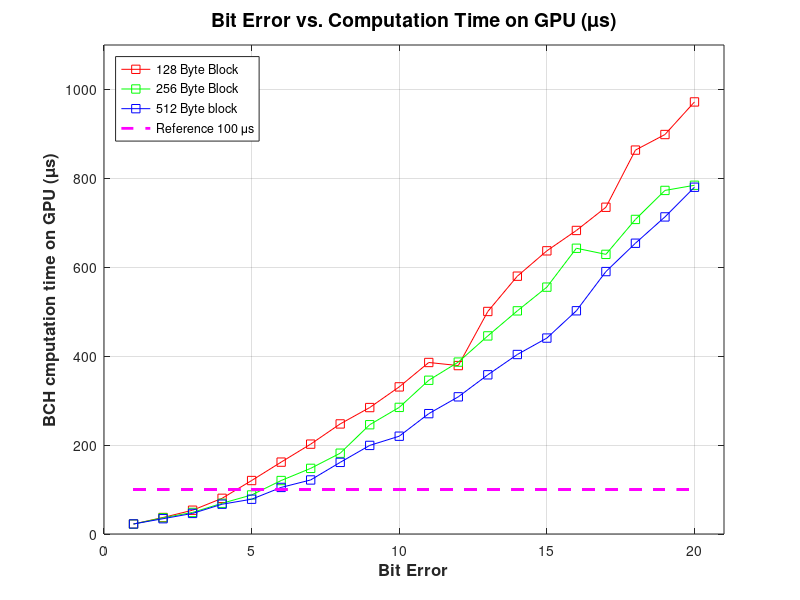
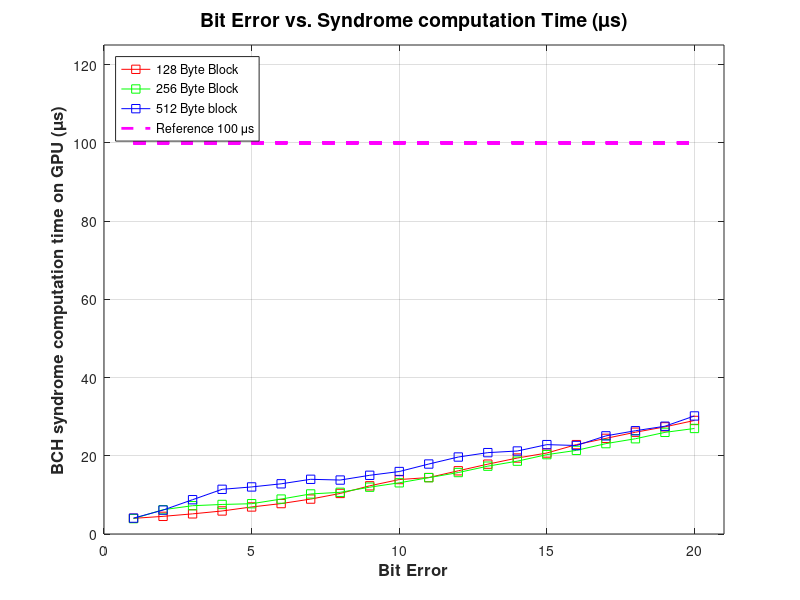
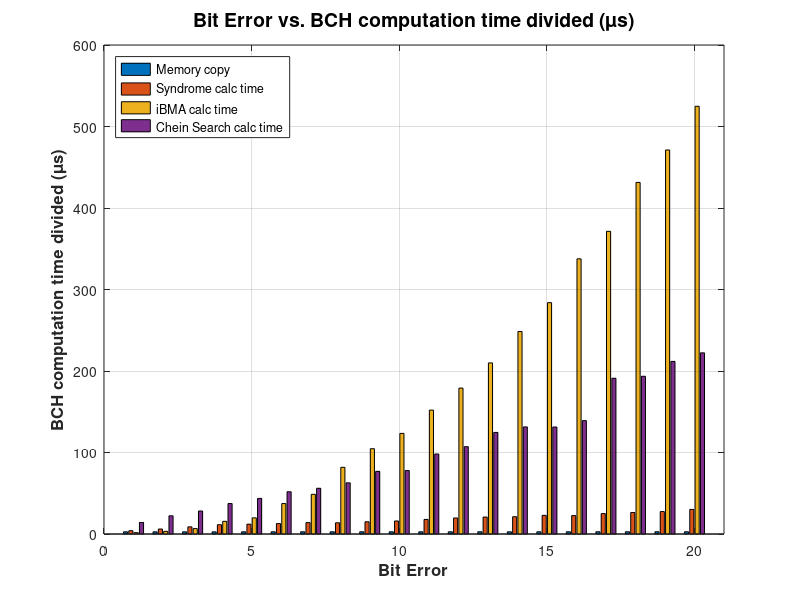

MATLAB code to generate these figures, in order:
% This function is to plot total latency taken for different error correction
% and block sizes

max = 20;
err_x = [1:max];

b128_h2d     = ones(1,max);
b128_d2h     = ones(1,max);
b128_synd    = ones(1,max);
b128_keyq    = ones(1,max);
b128_csearch = ones(1,max);

b256_h2d     = ones(1,max);
b256_d2h     = ones(1,max);
b256_synd    = ones(1,max);
b256_keyq    = ones(1,max);
b256_csearch = ones(1,max);

b512_h2d     = ones(1,max);
b512_d2h     = ones(1,max);
b512_synd    = ones(1,max);
b512_keyq    = ones(1,max);
b512_csearch = ones(1,max);

% Data from the cuda

 b128_h2d(1) = 0.960000;
 b128_d2h(1) = 1.760000;
 b128_synd(1) = 4.000000;
 b128_keyq(1) = 1.792000;
 b128_csearch(1) = 13.983000;

 b256_h2d(1) = 0.992000;
 b256_d2h(1) = 1.728000;
 b256_synd(1) = 3.935000;
 b256_keyq(1) = 1.664000;
 b256_csearch(1) = 14.048000;

 b512_h2d(1) = 0.992000;
 b512_d2h(1) = 1.728000;
 b512_synd(1) = 4.064000;
 b512_keyq(1) = 1.664000;
 b512_csearch(1) = 14.143000;

 b128_h2d(2) = 0.960000;
 b128_d2h(2) = 1.760000;
 b128_synd(2) = 4.512000;
 b128_keyq(2) = 6.784000;
 b128_csearch(2) = 23.136000;

 b256_h2d(2) = 0.928000;
 b256_d2h(2) = 1.728000;
 b256_synd(2) = 6.208000;
 b256_keyq(2) = 4.800000;
 b256_csearch(2) = 22.784000;

 b512_h2d(2) = 0.960000;
 b512_d2h(2) = 1.728000;
 b512_synd(2) = 6.112000;
 b512_keyq(2) = 3.264000;
 b512_csearch(2) = 22.335000;

 b128_h2d(3) = 0.960000;
 b128_d2h(3) = 1.760000;
 b128_synd(3) = 5.152000;
 b128_keyq(3) = 17.440000;
 b128_csearch(3) = 28.191000;

 b256_h2d(3) = 0.960000;
 b256_d2h(3) = 1.760000;
 b256_synd(3) = 7.232000;
 b256_keyq(3) = 11.072000;
 b256_csearch(3) = 27.520000;

 b512_h2d(3) = 0.960000;
 b512_d2h(3) = 1.728000;
 b512_synd(3) = 8.768000;
 b512_keyq(3) = 6.624000;
 b512_csearch(3) = 28.223000;

 b128_h2d(4) = 0.960000;
 b128_d2h(4) = 1.760000;
 b128_synd(4) = 5.888000;
 b128_keyq(4) = 31.455000;
 b128_csearch(4) = 40.223000;

 b256_h2d(4) = 0.960000;
 b256_d2h(4) = 1.760000;
 b256_synd(4) = 7.551000;
 b256_keyq(4) = 20.768000;
 b256_csearch(4) = 38.080000;

 b512_h2d(4) = 0.960000;
 b512_d2h(4) = 1.728000;
 b512_synd(4) = 11.424000;
 b512_keyq(4) = 15.551000;
 b512_csearch(4) = 37.376000;

 b128_h2d(5) = 0.992000;
 b128_d2h(5) = 1.792000;
 b128_synd(5) = 6.912000;
 b128_keyq(5) = 52.288000;
 b128_csearch(5) = 58.303000;

 b256_h2d(5) = 0.992000;
 b256_d2h(5) = 1.760000;
 b256_synd(5) = 7.744000;
 b256_keyq(5) = 33.056000;
 b256_csearch(5) = 44.287000;

 b512_h2d(5) = 0.960000;
 b512_d2h(5) = 1.760000;
 b512_synd(5) = 12.031000;
 b512_keyq(5) = 19.808000;
 b512_csearch(5) = 43.680000;

 b128_h2d(6) = 0.960000;
 b128_d2h(6) = 1.792000;
 b128_synd(6) = 7.776000;
 b128_keyq(6) = 83.743000;
 b128_csearch(6) = 67.423000;

 b256_h2d(6) = 0.960000;
 b256_d2h(6) = 1.760000;
 b256_synd(6) = 8.928000;
 b256_keyq(6) = 56.256000;
 b256_csearch(6) = 52.384000;

 b512_h2d(6) = 0.960000;
 b512_d2h(6) = 1.760000;
 b512_synd(6) = 12.832000;
 b512_keyq(6) = 37.344000;
 b512_csearch(6) = 51.871000;

 b128_h2d(7) = 0.992000;
 b128_d2h(7) = 1.856000;
 b128_synd(7) = 8.928000;
 b128_keyq(7) = 115.103000;
 b128_csearch(7) = 75.296000;

 b256_h2d(7) = 1.088000;
 b256_d2h(7) = 1.760000;
 b256_synd(7) = 10.240000;
 b256_keyq(7) = 74.655000;
 b256_csearch(7) = 59.903000;

 b512_h2d(7) = 0.960000;
 b512_d2h(7) = 1.792000;
 b512_synd(7) = 13.984000;
 b512_keyq(7) = 48.703000;
 b512_csearch(7) = 56.128000;

 b128_h2d(8) = 0.960000;
 b128_d2h(8) = 1.856000;
 b128_synd(8) = 10.368000;
 b128_keyq(8) = 150.495000;
 b128_csearch(8) = 83.935000;

 b256_h2d(8) = 0.960000;
 b256_d2h(8) = 1.760000;
 b256_synd(8) = 10.656000;
 b256_keyq(8) = 99.519000;
 b256_csearch(8) = 68.864000;

 b512_h2d(8) = 0.960000;
 b512_d2h(8) = 1.760000;
 b512_synd(8) = 13.792000;
 b512_keyq(8) = 81.823000;
 b512_csearch(8) = 62.815000;

 b128_h2d(9) = 0.992000;
 b128_d2h(9) = 1.856000;
 b128_synd(9) = 12.320000;
 b128_keyq(9) = 192.830000;
 b128_csearch(9) = 76.447000;

 b256_h2d(9) = 0.959000;
 b256_d2h(9) = 1.792000;
 b256_synd(9) = 11.968000;
 b256_keyq(9) = 136.799000;
 b256_csearch(9) = 94.304000;

 b512_h2d(9) = 0.960000;
 b512_d2h(9) = 1.792000;
 b512_synd(9) = 15.008000;
 b512_keyq(9) = 104.671000;
 b512_csearch(9) = 76.864000;

 b128_h2d(10) = 0.992000;
 b128_d2h(10) = 1.888000;
 b128_synd(10) = 13.920000;
 b128_keyq(10) = 229.567000;
 b128_csearch(10) = 84.575000;

 b256_h2d(10) = 0.960000;
 b256_d2h(10) = 2.048000;
 b256_synd(10) = 13.088000;
 b256_keyq(10) = 164.702000;
 b256_csearch(10) = 104.032000;

 b512_h2d(10) = 0.960000;
 b512_d2h(10) = 1.760000;
 b512_synd(10) = 15.968000;
 b512_keyq(10) = 123.423000;
 b512_csearch(10) = 77.888000;

 b128_h2d(11) = 0.960000;
 b128_d2h(11) = 1.888000;
 b128_synd(11) = 14.432000;
 b128_keyq(11) = 264.127000;
 b128_csearch(11) = 104.415000;

 b256_h2d(11) = 0.960000;
 b256_d2h(11) = 1.824000;
 b256_synd(11) = 14.400000;
 b256_keyq(11) = 200.574000;
 b256_csearch(11) = 128.095000;

 b512_h2d(11) = 0.928000;
 b512_d2h(11) = 1.792000;
 b512_synd(11) = 17.888000;
 b512_keyq(11) = 152.000000;
 b512_csearch(11) = 98.143000;

 b128_h2d(12) = 0.992000;
 b128_d2h(12) = 1.920000;
 b128_synd(12) = 16.160000;
 b128_keyq(12) = 247.359000;
 b128_csearch(12) = 112.447000;

 b256_h2d(12) = 0.960000;
 b256_d2h(12) = 1.824000;
 b256_synd(12) = 15.712000;
 b256_keyq(12) = 235.902000;
 b256_csearch(12) = 132.288000;

 b512_h2d(12) = 0.960000;
 b512_d2h(12) = 1.760000;
 b512_synd(12) = 19.680000;
 b512_keyq(12) = 179.007000;
 b512_csearch(12) = 107.167000;

 b128_h2d(13) = 0.992000;
 b128_d2h(13) = 1.984000;
 b128_synd(13) = 17.856000;
 b128_keyq(13) = 345.950000;
 b128_csearch(13) = 133.791000;

 b256_h2d(13) = 0.960000;
 b256_d2h(13) = 1.823000;
 b256_synd(13) = 17.344000;
 b256_keyq(13) = 271.038000;
 b256_csearch(13) = 154.464000;

 b512_h2d(13) = 0.960000;
 b512_d2h(13) = 1.792000;
 b512_synd(13) = 20.800000;
 b512_keyq(13) = 209.920000;
 b512_csearch(13) = 124.639000;

 b128_h2d(14) = 0.960000;
 b128_d2h(14) = 1.952000;
 b128_synd(14) = 19.424000;
 b128_keyq(14) = 415.933000;
 b128_csearch(14) = 141.695000;

 b256_h2d(14) = 0.960000;
 b256_d2h(14) = 1.856000;
 b256_synd(14) = 18.624000;
 b256_keyq(14) = 321.439000;
 b256_csearch(14) = 159.104000;

 b512_h2d(14) = 0.960000;
 b512_d2h(14) = 1.760000;
 b512_synd(14) = 21.216000;
 b512_keyq(14) = 248.447000;
 b512_csearch(14) = 131.392000;

 b128_h2d(15) = 0.960000;
 b128_d2h(15) = 2.016000;
 b128_synd(15) = 20.704000;
 b128_keyq(15) = 468.575000;
 b128_csearch(15) = 144.735000;

 b256_h2d(15) = 0.960000;
 b256_d2h(15) = 1.824000;
 b256_synd(15) = 20.288000;
 b256_keyq(15) = 368.160000;
 b256_csearch(15) = 164.096000;

 b512_h2d(15) = 0.960000;
 b512_d2h(15) = 1.760000;
 b512_synd(15) = 22.848000;
 b512_keyq(15) = 283.872000;
 b512_csearch(15) = 131.296000;

 b128_h2d(16) = 1.024000;
 b128_d2h(16) = 2.016000;
 b128_synd(16) = 22.848000;
 b128_keyq(16) = 504.062000;
 b128_csearch(16) = 152.864000;

 b256_h2d(16) = 0.960000;
 b256_d2h(16) = 1.856000;
 b256_synd(16) = 21.376000;
 b256_keyq(16) = 441.887000;
 b256_csearch(16) = 176.704000;

 b512_h2d(16) = 0.960000;
 b512_d2h(16) = 1.792000;
 b512_synd(16) = 22.624000;
 b512_keyq(16) = 337.632000;
 b512_csearch(16) = 139.136000;

 b128_h2d(17) = 0.992000;
 b128_d2h(17) = 2.048000;
 b128_synd(17) = 24.448000;
 b128_keyq(17) = 531.328000;
 b128_csearch(17) = 176.192000;

 b256_h2d(17) = 0.992000;
 b256_d2h(17) = 1.856000;
 b256_synd(17) = 23.104000;
 b256_keyq(17) = 445.407000;
 b256_csearch(17) = 157.696000;

 b512_h2d(17) = 0.992000;
 b512_d2h(17) = 1.792000;
 b512_synd(17) = 25.088000;
 b512_keyq(17) = 371.359000;
 b512_csearch(17) = 191.104000;

 b128_h2d(18) = 0.992000;
 b128_d2h(18) = 2.048000;
 b128_synd(18) = 26.016000;
 b128_keyq(18) = 659.295000;
 b128_csearch(18) = 175.232000;

 b256_h2d(18) = 1.024000;
 b256_d2h(18) = 1.888000;
 b256_synd(18) = 24.352000;
 b256_keyq(18) = 523.775000;
 b256_csearch(18) = 156.575000;

 b512_h2d(18) = 0.960000;
 b512_d2h(18) = 1.792000;
 b512_synd(18) = 26.400000;
 b512_keyq(18) = 431.391000;
 b512_csearch(18) = 193.535000;

 b128_h2d(19) = 0.992000;
 b128_d2h(19) = 2.048000;
 b128_synd(19) = 27.392000;
 b128_keyq(19) = 668.256000;
 b128_csearch(19) = 199.936000;

 b256_h2d(19) = 0.992000;
 b256_d2h(19) = 1.856000;
 b256_synd(19) = 25.984000;
 b256_keyq(19) = 571.676000;
 b256_csearch(19) = 172.352000;

 b512_h2d(19) = 0.960000;
 b512_d2h(19) = 1.824000;
 b512_synd(19) = 27.552000;
 b512_keyq(19) = 471.200000;
 b512_csearch(19) = 211.776000;

 b128_h2d(20) = 0.992000;
 b128_d2h(20) = 2.112000;
 b128_synd(20) = 29.024000;
 b128_keyq(20) = 723.426000;
 b128_csearch(20) = 216.385000;

 b256_h2d(20) = 0.960000;
 b256_d2h(20) = 1.888000;
 b256_synd(20) = 26.976000;
 b256_keyq(20) = 568.033000;
 b256_csearch(20) = 186.624000;

 b512_h2d(20) = 0.960000;
 b512_d2h(20) = 1.824000;
 b512_synd(20) = 30.176000;
 b512_keyq(20) = 524.801000;
 b512_csearch(20) = 222.304000;

% Add all of the data together
b128 = b128_h2d+b128_d2h+b128_synd+b128_keyq+b128_csearch;
b256 = b256_h2d+b256_d2h+b256_synd+b256_keyq+b256_csearch;
b512 = b512_h2d+b512_d2h+b512_synd+b512_keyq+b512_csearch;

c128 = [b128_d2h+b128_h2d;b128_synd;b128_keyq;b128_csearch];
c512 = [b512_d2h+b512_h2d;b512_synd;b512_keyq;b512_csearch];
c100 = ones(max)*100;

% Plot the graph for all computation time 
f = figure(1);
plot(err_x,b128,'-sr',err_x,b256,'-sg',err_x,b512,'-sb',err_x,c100,'--m','LineWidth',2);
legend('128 Byte Block','256 Byte Block','512 Byte block','Reference 100 \mus','Location','northwest');
grid on;
xlabel('Bit Error','fontweight','bold','fontsize',12);
ylabel('BCH cmputation time on GPU (\mus)','fontweight','bold','fontsize',12);
title('Bit Error vs. Computation Time on GPU (\mus)','fontweight','bold','fontsize',14);
axis([0,max+1,0,1100]);
saveas(f,'Bit_error_comp_time.jpg','jpg');

%% Plot the syndrome generator  
f = figure(2);
plot(err_x,b128_synd,'-sr',err_x,b256_synd,'-sg',err_x,b512_synd,'-sb',err_x,c100,'--m','LineWidth',2);
legend('128 Byte Block','256 Byte Block','512 Byte block','Reference 100 \mus','Location','northwest');
grid on;
xlabel('Bit Error','fontweight','bold','fontsize',12);
ylabel('BCH syndrome computation time on GPU (\mus)','fontweight','bold','fontsize',12);
title('Bit Error vs. Syndrome computation Time (\mus)','fontweight','bold','fontsize',14);
axis([0,max+1,0,125]);
saveas(f,'Bit_error_synd_time.jpg','jpg');

% Plot the BAR grapsh
f=figure(3);
bar(c512');
grid on;
legend('Memory copy','Syndrome calc time ','iBMA calc time','Chein Search calc time','Location','northwest');
xlabel('Bit Error','fontweight','bold','fontsize',12);
ylabel('BCH computation time divided (\mus)','fontweight','bold','fontsize',12);
title('Bit Error vs. BCH computation time divided (\mus)','fontweight','bold','fontsize',14);
axis([0,max+1,0,600]);
saveas(f,'Bit_error_bar_gpu_time.jpg','jpg');
